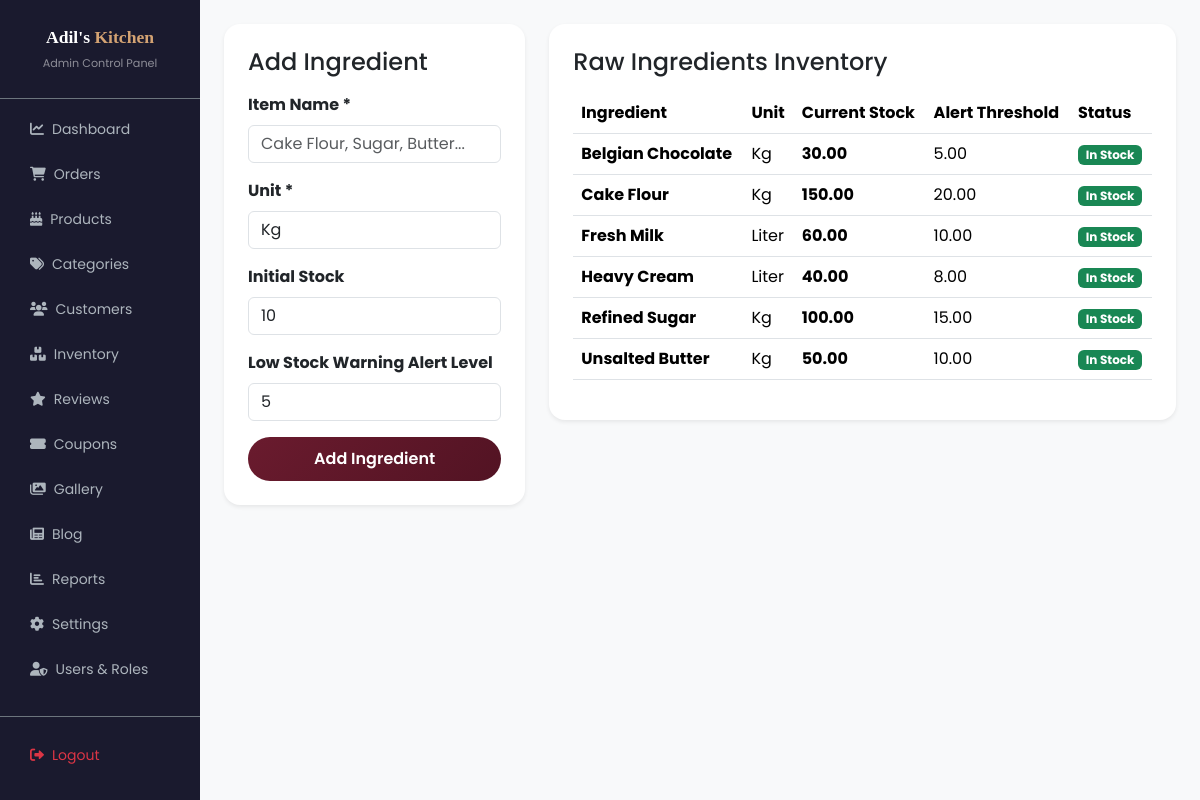
Page /admin/inventory (signed in) on the committed database.
### tables this page shows
CREATE TABLE `inventory` (
    `id` BIGINT UNSIGNED NOT NULL AUTO_INCREMENT,
    `item_name` VARCHAR(100) NOT NULL,
    `unit` VARCHAR(20) NOT NULL,
    `current_stock` DECIMAL(10,2) NOT NULL DEFAULT 0.00,
    `alert_stock` DECIMAL(10,2) NOT NULL DEFAULT 10.00,
    `created_by` BIGINT UNSIGNED DEFAULT NULL,
    `updated_by` BIGINT UNSIGNED DEFAULT NULL,
    `created_at` TIMESTAMP DEFAULT CURRENT_TIMESTAMP,
    `updated_at` TIMESTAMP DEFAULT CURRENT_TIMESTAMP ON UPDATE CURRENT_TIMESTAMP,
    `deleted_at` TIMESTAMP NULL DEFAULT NULL,
    `is_active` TINYINT(1) DEFAULT 1,
    PRIMARY KEY (`id`)
);

### app/controllers/Admin/InventoryController.php (called while the page is built, shortened)
<?php
class InventoryController extends Controller {
    public function index(): void {
        $inventoryModel = new Inventory();
        $items = $inventoryModel->findAll([], 'item_name ASC');
        $this->view('admin/inventory/index', [
            'inventoryItems' => $items,
            'pageTitle' => "Inventory & Ingredients - Admin Panel",
            'csrfToken' => $this->csrfToken(),
        ]);
    }
}

### index.php (called while the page is built, shortened)
<?php
spl_autoload_register(function (string $class): void {
    $paths = [
        APP_PATH . '/core/',
        APP_PATH . '/models/',
        APP_PATH . '/controllers/',
        APP_PATH . '/services/',
        APP_PATH . '/repositories/',
        APP_PATH . '/middleware/',
    ];
    if (strpos($class, 'Admin\\') === 0) {
        $classFile = APP_PATH . '/controllers/Admin/' . str_replace('Admin\\', '', $class) . '.php';
        if (file_exists($classFile)) {
            return;
        }
    } else {
        $classFile = $class . '.php';
        foreach ($paths as $dir) {
            if (file_exists($dir . $classFile)) {
                return;
            }
        }
    }
});
$requestUri    = parse_url($_SERVER['REQUEST_URI'] ?? '/', PHP_URL_PATH);
$requestMethod = $_SERVER['REQUEST_METHOD'] ?? 'GET';
$router = new Router();
$router->get('/',                           ['HomeController', 'index']);
$router->get('/home',                       ['HomeController', 'index']);
$router->get('/about',                      ['HomeController', 'about']);
$router->get('/shop',                       ['ShopController', 'index']);
$router->get('/category/[:slug]',           ['ShopController', 'category']);
$router->get('/product/[:slug]',            ['ProductController', 'show']);
$router->get('/gallery',                    ['GalleryController', 'index']);
$router->get('/custom-cake',               ['CustomCakeController', 'create']);
$router->post('/custom-cake',              ['CustomCakeController', 'store']);
$router->get('/testimonials',              ['HomeController', 'testimonials']);
$router->get('/blog',                      ['BlogController', 'index']);
$router->get('/blog/[:slug]',              ['BlogController', 'show']);
$router->get('/faq',                       ['HomeController', 'faq']);
$router->get('/contact',                   ['ContactController', 'create']);
$router->post('/contact',                  ['ContactController', 'store']);
$router->get('/login',                     ['AuthController', 'showLogin']);
$router->post('/login',                    ['AuthController', 'login']);
$router->get('/register',                  ['AuthController', 'showRegister']);
$router->post('/register',                 ['AuthController', 'register']);
$router->get('/logout',                    ['AuthController', 'logout']);
$router->get('/forgot-password',           ['AuthController', 'showForgotPassword']);
$router->post('/forgot-password',          ['AuthController', 'forgotPassword']);
$router->get('/wishlist',                  ['WishlistController', 'index']);
$router->post('/wishlist/add',             ['WishlistController', 'add']);
$router->post('/wishlist/remove',          ['WishlistController', 'remove']);
$router->get('/cart',                      ['CartController', 'index']);
$router->post('/cart/add',                 ['CartController', 'add']);
$router->post('/cart/update',              ['CartController', 'update']);
$router->post('/cart/remove',              ['CartController', 'remove']);
$router->get('/cart/count',                 ['CartController', 'count']);
$router->get('/checkout',                  ['CheckoutController', 'index']);
$router->post('/checkout',                 ['CheckoutController', 'process']);
$router->get('/order-tracking',            ['OrderController', 'tracking']);
$router->get('/my-account',                ['AccountController', 'index']);
$router->get('/my-account/orders',         ['AccountController', 'orders']);
$router->get('/my-account/order/[:id]',    ['AccountController', 'orderDetails']);
$router->get('/my-account/profile',        ['AccountController', 'profile']);
$router->post('/my-account/profile',       ['AccountController', 'updateProfile']);
$router->get('/my-account/password',       ['AccountController', 'password']);
$router->post('/my-account/password',      ['AccountController', 'updatePassword']);
$router->get('/my-account/addresses',      ['AccountController', 'addresses']);
$router->post('/my-account/addresses',     ['AccountController', 'addAddress']);
$router->post('/my-account/addresses/delete', ['AccountController', 'deleteAddress']);
$router->get('/admin',                          ['Admin\DashboardController', 'index']);
$router->get('/admin/login',                    ['Admin\AuthController', 'showLogin']);
$router->post('/admin/login',                   ['Admin\AuthController', 'login']);
$router->get('/admin/logout',                   ['Admin\AuthController', 'logout']);
$router->get('/admin/dashboard',                ['Admin\DashboardController', 'index']);
$router->get('/admin/orders',                   ['Admin\OrderController', 'index']);
$router->get('/admin/orders/[:id]',             ['Admin\OrderController', 'show']);
$router->post('/admin/orders/[:id]/status',     ['Admin\OrderController', 'updateStatus']);
$router->get('/admin/orders/[:id]/invoice',     ['Admin\OrderController', 'invoice']);
$router->post('/admin/orders/[:id]/cancel',     ['Admin\OrderController', 'cancel']);
$router->get('/admin/products',                 ['Admin\ProductController', 'index']);
$router->get('/admin/products/create',          ['Admin\ProductController', 'create']);
$router->post('/admin/products',                ['Admin\ProductController', 'store']);
$router->get('/admin/products/[:id]/edit',      ['Admin\ProductController', 'edit']);
$router->post('/admin/products/[:id]',          ['Admin\ProductController', 'update']);
$router->post('/admin/products/[:id]/delete',   ['Admin\ProductController', 'delete']);
$router->get('/admin/categories',               ['Admin\CategoryController', 'index']);
$router->get('/admin/categories/[:id]/edit',    ['Admin\CategoryController', 'edit']);
$router->post('/admin/categories',              ['Admin\CategoryController', 'store']);
$router->post('/admin/categories/[:id]/update', ['Admin\CategoryController', 'update']);
$router->post('/admin/categories/[:id]/delete', ['Admin\CategoryController', 'delete']);
$router->get('/admin/customers',                ['Admin\CustomerController', 'index']);
$router->get('/admin/customers/[:id]',          ['Admin\CustomerController', 'show']);
$router->get('/admin/inventory',                ['Admin\InventoryController', 'index']);
$router->post('/admin/inventory',               ['Admin\InventoryController', 'store']);
$router->get('/admin/reviews',                  ['Admin\ReviewController', 'index']);
$router->post('/admin/reviews/[:id]/approve',   ['Admin\ReviewController', 'approve']);
$router->post('/admin/reviews/[:id]/reject',    ['Admin\ReviewController', 'reject']);
$router->get('/admin/coupons',                  ['Admin\CouponController', 'index']);
$router->post('/admin/coupons',                 ['Admin\CouponController', 'store']);
$router->post('/admin/coupons/[:id]/update',    ['Admin\CouponController', 'update']);
$router->post('/admin/coupons/[:id]/delete',    ['Admin\CouponController', 'delete']);
$router->get('/admin/gallery',                  ['Admin\GalleryController', 'index']);
$router->post('/admin/gallery',                 ['Admin\GalleryController', 'store']);
$router->post('/admin/gallery/[:id]/delete',    ['Admin\GalleryController', 'delete']);
$router->get('/admin/blogs',                    ['Admin\BlogController', 'index']);
$router->get('/admin/blogs/create',             ['Admin\BlogController', 'create']);
$router->post('/admin/blogs',                   ['Admin\BlogController', 'store']);
$router->get('/admin/blogs/[:id]/edit',         ['Admin\BlogController', 'edit']);
$router->post('/admin/blogs/[:id]',             ['Admin\BlogController', 'update']);
$router->post('/admin/blogs/[:id]/delete',      ['Admin\BlogController', 'delete']);
$router->get('/admin/reports',                  ['Admin\ReportController', 'index']);
$router->get('/admin/reports/sales',            ['Admin\ReportController', 'sales']);
$router->get('/admin/reports/products',         ['Admin\ReportController', 'products']);
$router->get('/admin/settings',                 ['Admin\SettingsController', 'index']);
$router->post('/admin/settings',                ['Admin\SettingsController', 'update']);
$router->get('/admin/users',                    ['Admin\UserController', 'index']);
$router->post('/admin/users',                   ['Admin\UserController', 'store']);
$router->post('/admin/users/[:id]/update',      ['Admin\UserController', 'update']);
$router->post('/admin/users/[:id]/delete',      ['Admin\UserController', 'delete']);
$router->dispatch($requestUri, $requestMethod);

### app/core/Database.php (called while the page is built, shortened)
<?php
class Database {
    private static $instance = null;
    private $connection = null;
    private $config = [];
    private function __construct() {
        $this->config = require CONFIG_PATH . '/database.php';
    }
    public static function getInstance(): self {
        if (self::$instance === null) {
            self::$instance = new self();
        }
        return self::$instance;
    }
    private function connect(): void {
        $dsn = sprintf(
            "mysql:host=%s;dbname=%s;charset=%s",
            $this->config['host'],
            $this->config['database'],
            $this->config['charset']
        );
        try {
            $this->connection = new PDO($dsn, $this->config['username'], $this->config['password'], $this->config['options']);
            $this->isConnected = true;
        } catch (PDOException $e) {
            error_log("[Adil's Kitchen] DB connection failed: " . $e->getMessage());
            $this->connection = null;
            $this->isConnected = false;
        }
    }
    public function query(string $sql, array $params = []) {
        try {
            $stmt = $this->connection->prepare($sql);
            $stmt->execute($params);
            return $stmt;
        } catch (PDOException $e) {
            error_log("[Adil's Kitchen] Query error: " . $e->getMessage() . " | SQL: " . $sql);
            return null;
        }
    }
    public function fetchAll(string $sql, array $params = []): array {
        $stmt = $this->query($sql, $params);
        return $stmt->fetchAll(PDO::FETCH_ASSOC) ?: [];
    }
}

### config/database.php (called while the page is built)
<?php
$env = file_exists(__DIR__ . '/env.php') ? require __DIR__ . '/env.php' : [];
return [
    'host'      => $env['DB_HOST'] ?? '127.0.0.1',
    'port'      => 3306,
    'database'  => $env['DB_NAME'] ?? 'adils_kitchen',
    'username'  => $env['DB_USER'] ?? 'root',
    'password'  => $env['DB_PASS'] ?? '',
    'charset'   => 'utf8mb4',
    'collation' => 'utf8mb4_unicode_ci',
    'prefix'    => '',
    'options'   => [
        PDO::ATTR_ERRMODE            => PDO::ERRMODE_EXCEPTION,
        PDO::ATTR_DEFAULT_FETCH_MODE => PDO::FETCH_ASSOC,
        PDO::ATTR_EMULATE_PREPARES   => false,
        PDO::MYSQL_ATTR_INIT_COMMAND => "SET NAMES utf8mb4 COLLATE utf8mb4_unicode_ci",
    ],
];

### app/core/Model.php (called while the page is built, shortened)
<?php
class Model {
    protected $db;
    protected $table;
    public function __construct() {
        $this->db = Database::getInstance();
    }
    public function findAll(array $conditions = [], string $orderBy = 'created_at DESC', int $limit = null): array {
        $sql = "SELECT * FROM {$this->table} WHERE deleted_at IS NULL";
        $params = [];
        $sql .= " ORDER BY {$orderBy}";
        return $this->db->fetchAll($sql, $params);
    }
}

### app/views/admin/inventory/index.php (the view, shortened to what this page needs)
<div class="row g-4">
    <div class="col-md-4">
        <div class="card border-0 shadow-sm rounded-4 p-4 bg-white">
            <h4 class="brand-font mb-3">Add Ingredient</h4>
            <form action="/admin/inventory" method="POST">
                <div class="mb-3">
                    <label class="form-label fw-bold">Item Name *</label>
                    <input type="text" name="item_name" class="form-control" placeholder="Cake Flour, Sugar, Butter..." required>
                </div>
                <div class="mb-3">
                    <label class="form-label fw-bold">Unit *</label>
                    <input type="text" name="unit" class="form-control" placeholder="Kg, Liter, Pcs" value="Kg" required>
                </div>
                <div class="mb-3">
                    <label class="form-label fw-bold">Initial Stock</label>
                    <input type="number" step="0.01" name="current_stock" class="form-control" value="10">
                </div>
                <div class="mb-3">
                    <label class="form-label fw-bold">Low Stock Warning Alert Level</label>
                    <input type="number" step="0.01" name="alert_stock" class="form-control" value="5">
                </div>
                <button type="submit" class="btn btn-primary-custom w-100">Add Ingredient</button>
            </form>
        </div>
    </div>
    <div class="col-md-8">
        <div class="card border-0 shadow-sm rounded-4 p-4 bg-white">
            <h4 class="brand-font mb-3">Raw Ingredients Inventory</h4>
            <table class="table align-middle">
                <thead>
                    <tr>
                        <th>Ingredient</th>
                        <th>Unit</th>
                        <th>Current Stock</th>
                        <th>Alert Threshold</th>
                        <th>Status</th>
                    </tr>
                </thead>
                <tbody>
                    <?php foreach ($inventoryItems as $inv): ?>
                        <tr>
                            <td class="fw-bold"><?= htmlspecialchars($inv['item_name']) ?></td>
                            <td><?= htmlspecialchars($inv['unit']) ?></td>
                            <td class="fw-bold"><?= number_format($inv['current_stock'], 2) ?></td>
                            <td><?= number_format($inv['alert_stock'], 2) ?></td>
                            <td>
                                <?php if ($inv['current_stock'] <= $inv['alert_stock']): ?>
                                    <span class="badge bg-danger"><i class="fas fa-exclamation-triangle me-1"></i> Low Stock</span>
                                <?php else: ?>
                                    <span class="badge bg-success">In Stock</span>
                                <?php endif; ?>
                            </td>
                        </tr>
                    <?php endforeach; ?>
                </tbody>
            </table>
        </div>
    </div>
</div>

### app/core/Router.php (shortened to what this page needs)
<?php
class Router {
    private $routes = [];
    public function add(string $method, string $pattern, array $handler): void {
        $this->routes[strtoupper($method) . ' ' . $pattern] = $handler;
    }
    public function dispatch(string $requestUri, string $requestMethod): void {
        foreach ($this->routes as $route => $handler) {
            list($method, $pattern) = explode(' ', $route, 2);
            if ($requestMethod !== $method) {
                continue;
            }
            $regex = str_replace(
                ['[:slug]', '[:id]'],
                ['([a-z0-9_-]+)', '([0-9]+)'],
                $pattern
            );
            $regex = '#^' . $regex . '$#i';
            if (!preg_match($regex, $requestUri, $matches)) {
                continue;
            }
            array_shift($matches);
            list($controllerName, $action) = $handler;
            $controller    = new $instanceClass();
            call_user_func_array([$controller, $action], $matches);
            return;
        }
    }
}

### rows in the picture
inventory: item_name "Belgian Chocolate", unit "Kg", current_stock "30.00", alert_stock "5.00", shows "In Stock"
inventory: item_name "Cake Flour", unit "Kg", current_stock "150.00", alert_stock "20.00", shows "In Stock"
inventory: item_name "Fresh Milk", unit "Liter", current_stock "60.00", alert_stock "10.00", shows "In Stock"
inventory: item_name "Heavy Cream", unit "Liter", current_stock "40.00", alert_stock "8.00", shows "In Stock"
inventory: item_name "Refined Sugar", unit "Kg", current_stock "100.00", alert_stock "15.00", shows "In Stock"
inventory: item_name "Unsalted Butter", unit "Kg", current_stock "50.00", alert_stock "10.00", shows "In Stock"
